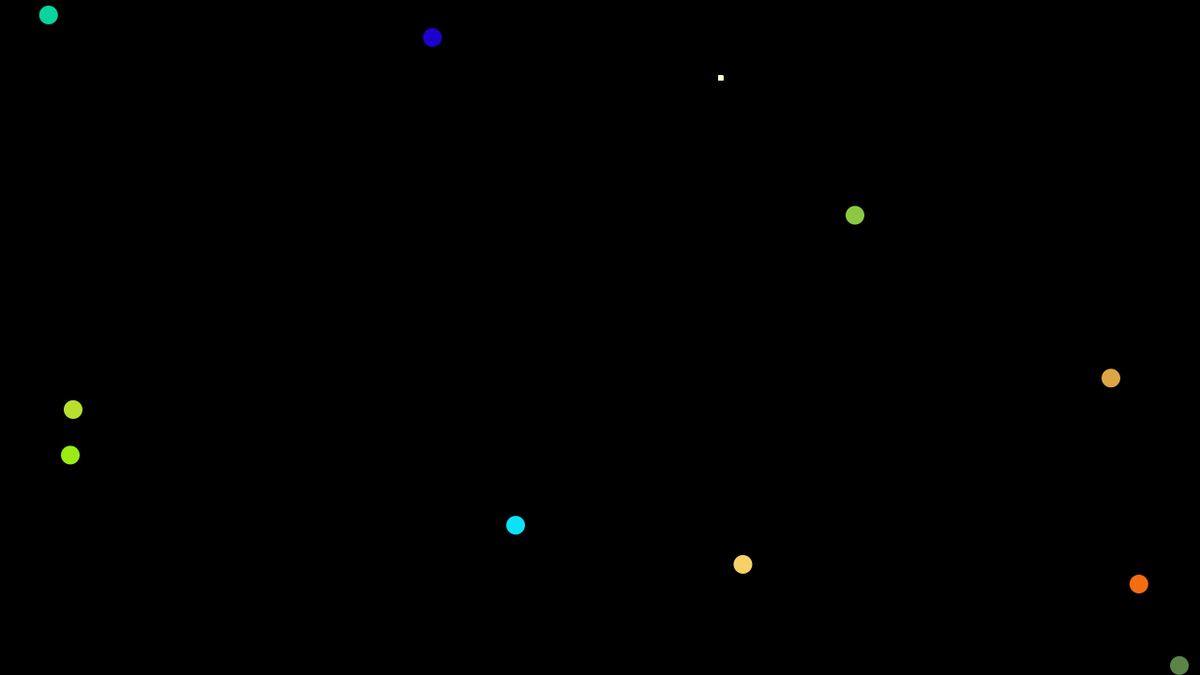
Frame 1 (no input)
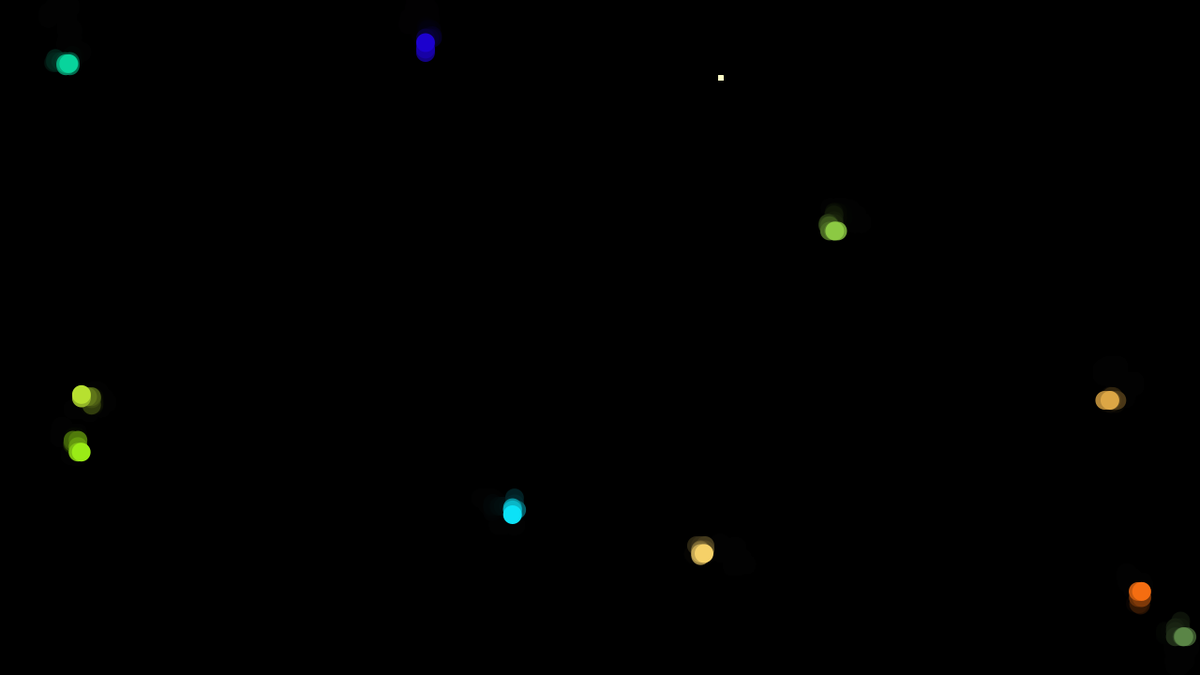
Frame 60 (the mouse pressed at the canvas centre just before this capture)
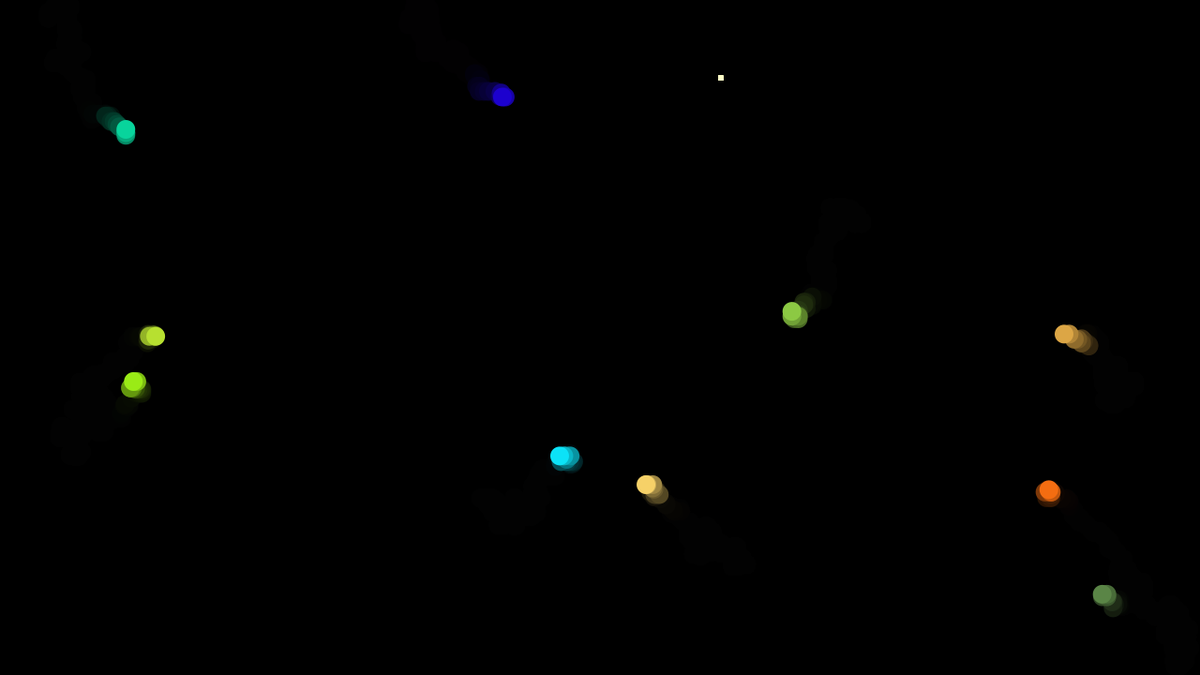
Frame 120 (the mouse held since frame 60 and released just before this capture)

The Processing sketch that drew these frames (run headless with seeded random() and noise(); from frame 60 on, the mouse is pressed at the canvas centre):

// Processing sketch: Chemotaxis
// ── Chemotaxis.pde
/* Chemotaxis
 * Author: Brian Tom
 * Date: 9/14/2015
 * Description: Simulates the movement of bacteria using random walks.
 */

int bgColor = color(0, 0, 0);  // background color

int foodX, foodY;              // position of food
boolean foodPresent = false;   // food is not on canvas

Bacteria[] colony;
BacteriaFood food;

void setup() {     
  size(1280, 720);
  background(0);
  colony = new Bacteria[10];  // Make colony of 10 Bacteria
  for (int i = 0; i < colony.length; i++) {  // instantiate each bacteria 
    int randColor = color((int) (Math.random()*256), (int) (Math.random()*256), (int) (Math.random()*256));
    colony[i] = new Bacteria(20, randColor);  // random color
  }
}

void draw() {
  rectMode(LEFT);
  fill(bgColor, 50);
  rect(0, 0, width, height);
  for (int i = 0; i < colony.length; i++) {
    if (!foodPresent)  // create new food if there is no food present
        food = new BacteriaFood();
    food.display();  // display food if not food present
    colony[i].update();
    colony[i].display();
    colony[i].eat();
  }
}

// Simulate bacteria
class Bacteria {
  int size, myColor, lifespan;
  float velocity;
  PVector location, vx, vy;
  // Constructor
  Bacteria(int tempSize, int tempColor) {
    location = new PVector((int) (Math.random()*width), (int) (Math.random()*height));
    size = tempSize;
    myColor = tempColor;
    lifespan = 5*size;
    velocity = (float) Math.random()*6;
    vx = new PVector(velocity, 0);
    vy = new PVector(0, velocity);
  }
  // Update locations of bacteria depending on food location
  void update() {
    if (size >= 250)
      velocity = 1;
    else if (size >= 200)
      velocity = (float) Math.random()*2 + 1;
    else if (size >= 150)
      velocity = (float) Math.random()*3 + 1;
    else if (size >= 100)
      velocity = (float) Math.random()*4 + 1;
    else if (size >= 50)
      velocity = (float) Math.random()*5 + 1;
    else
      velocity = (float) Math.random()*6 + 1;
    vx.x = velocity;
    vy.y = velocity;
    float r = (float) Math.random();
    float probToMouse = 0.3;
    float probToFood = (float) 10/dist(location.x, location.y, food.location.x, food.location.y);  // chance for bacteria to move towards food is higher if closer
    if (mousePressed && r < probToMouse) {
      // move towards mouse
      if (location.x < mouseX)
        location.add(vx);
      if (location.x > mouseX)
        location.sub(vx);
      if (location.y < mouseY)
        location.add(vy);
      if (location.y > mouseY)
        location.sub(vy);
    } else if (r < probToFood) {
      // move towards food
      if (location.x < food.location.x)
        location.add(vx);
      if (location.x > food.location.x)
        location.sub(vx);
      if (location.y < food.location.y)
        location.add(vy);
      if (location.y > food.location.y)
        location.sub(vy);
    } else {
      // move in random direction
      float rRandom = (float) Math.random();
      if (rRandom < 0.25)
        location.add(vx);
      else if (rRandom < 0.5)
        location.sub(vx);
      else if (rRandom < 0.75)
        location.add(vy);
      else
        location.sub(vy);
    }
    location.x = constrain(location.x, 0, width-1);  // keep bacteria on screen
    location.y = constrain(location.y, 0, height-1);
    lifespan -= 1;  // reduce lifespan
  }
  // Display bacteria on canvas
  void display() {
    noStroke();
    fill(myColor);
    ellipse(location.x, location.y, size, size);
  }
  // Remove food when bacteria is on same location
  void eat() {
    // if (location.x >= food.location.x-1 && location.x <= food.location.x+1 && location.y >= food.location.y-1 && location.y <= food.location.y+1)
    if (get((int) food.location.x, (int) food.location.y) != color(food.foodColor)) {
      foodPresent = false;
      size += food.foodSize;  // bacteria grows bigger
      lifespan += 10*food.foodSize;  // increase lifespan
    }
  }
  boolean isDead() {
    if (lifespan <= 0)
      return true;
    return false;
  }
  float monteCarlo() {
    while (true) {
      float r1 = (float) Math.random();
      float probability = r1*r1;
      float r2 = (float) Math.random();
      if (r2 < probability)
        return r1;
    }
  }
}

// Food for bacteria to eat
class BacteriaFood {
  PVector location;
  int foodColor, foodSize;
  // Constructor
  BacteriaFood() {
    location = new PVector((float) Math.random()*width, (float) Math.random()*height);
    foodColor = color(255, 255, 200);
    foodSize = (int) (Math.random()*11) + 5;
  }
  void display() {
    foodPresent = true;
    noStroke();
    fill(foodColor);
    rectMode(CENTER);
    rect(location.x, location.y, foodSize, foodSize);
  }
}
